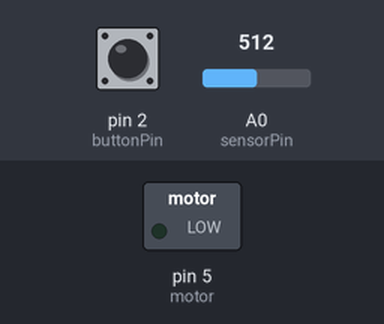
The sketch below on a simulated Arduino Uno, built with avr-gcc and run on an emulated ATmega328P. On the bench: switched loads named in the sketch (green lamp = pin HIGH). The inputs (shaded band) are chosen by the test bench; at power-on: pin 2 (buttonPin) HIGH, A0 (sensorPin) = 512. What the sketch prints to the serial monitor is not drawn.

Above: at 1.2 s.
1.3 s: pin 2 (buttonPin) pulled LOW for 0.15 s
At 1.38 s:
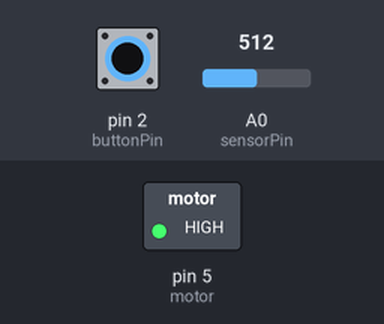
2.9 s: pin 2 (buttonPin) pulled LOW for 3.2 s
At 6.6 s:
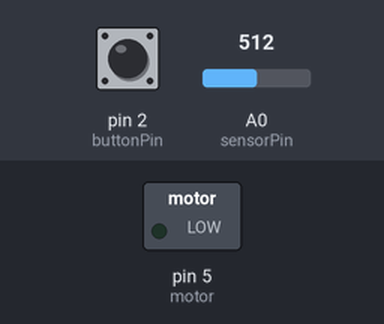
Timing chart, 0 to 8.1 s (numbered marks = the images above; inputs shaded):
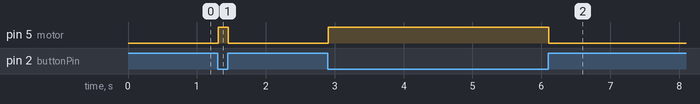

Measured:
- after the input at 1.3 s, pin 5 (motor): LOW → HIGH at once, → LOW 0.15 s later
- after the input at 2.9 s, pin 5 (motor): LOW → HIGH at once, → LOW 3.2 s later

The sketch:

Plant_Waterer.ino
```cpp
const int buttonPin = 2;
const int motor = 5;
const int sensorPin = A0;

int buttonState = 0;

void setup() {
    pinMode(buttonPin, INPUT);
    pinMode(motor, OUTPUT);

    Serial.begin(9600);
}

void loop() {
    buttonState = digitalRead(buttonPin);
    Serial.println(buttonState);

    if(buttonState == LOW){
        digitalWrite(motor, HIGH);
    }else{
        digitalWrite(motor, LOW);
    }

    Serial.println(analogRead(sensorPin));
}
```
